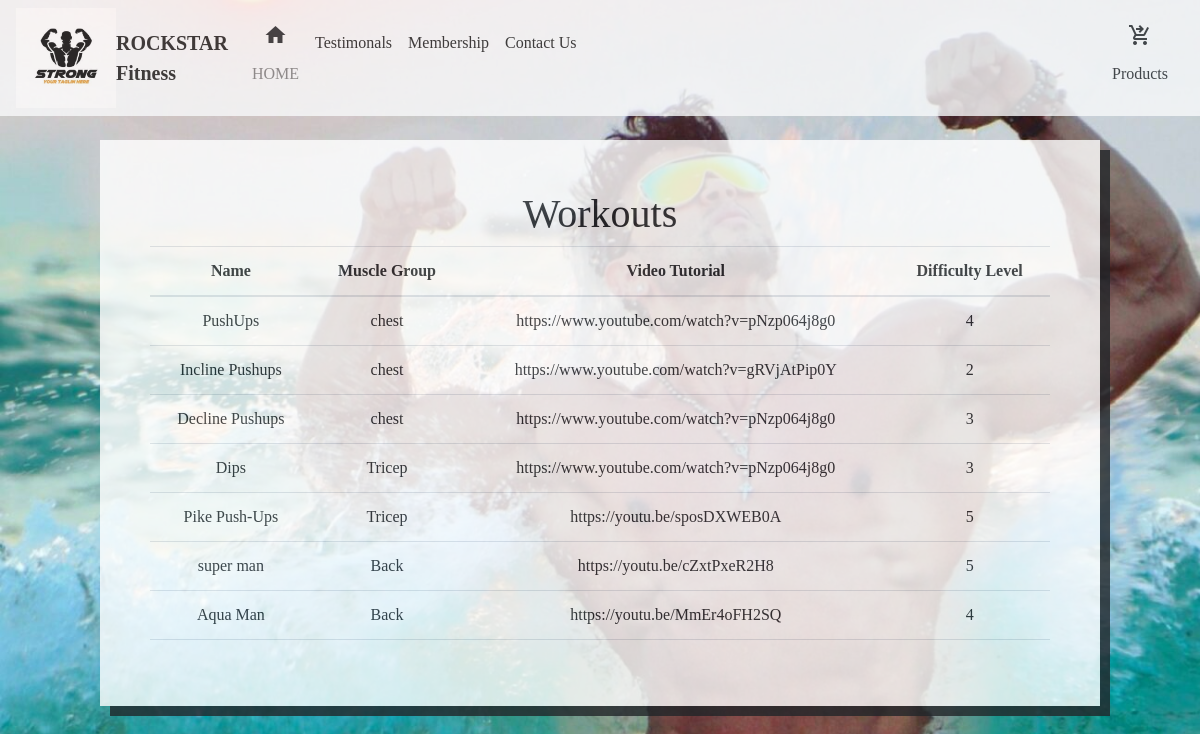
Page /hexercises/ on the committed database.
### StayFit/models.py (models this page shows, shortened)
class HExercise(models.Model):
    name = models.CharField(max_length=100)
    muscle_group = models.ForeignKey(MuscleGroup, on_delete=models.CASCADE)
    video=models.URLField(blank=True)
    difficulty_level = models.IntegerField()

class MuscleGroup(models.Model):
    name = models.CharField(max_length=100)
    def __str__(self):
        return self.name

### StayFit/views.py (the view)
# urls.py: path('hexercises/', views.Home_exercises, name='Home_exercises'),
def Home_exercises(request):
    hexercises = HExercise.objects.all()
    return render(request, 'Home_exercises.html', {'hexercises': hexercises})

### templates/Home_exercises.html (shortened to what this page needs)
{% extends 'base.html' %}
{% block content %}
<br>
<div class="container">
    <h1>Workouts</h1>
    <table class="table">
        <thead>
            <tr style="color: black;">
                <th>Name</th>
                <th>Muscle Group</th>
                <th>Video Tutorial</th>
                <th>Difficulty Level</th>
            </tr>
        </thead>
        <tbody>
            {% for i in hexercises %}
                <tr>
                    <td>{{ i.name }}</a></td>
                    <td>{{ i.muscle_group }}</td>
                    <td>{{ i.video }}</td>
                    <td>{{ i.difficulty_level }}</td>
                </tr>
            {% empty %}
                <tr>
                    <td colspan="3">No exercises found.</td>
                </tr>
            {% endfor %}
        </tbody>
    </table>
</div>
{% endblock %}

### templates/Home_exercises.html (style rules this page uses)
.container { width: 100%; max-width: 1000px; margin: 0 auto; padding: 50px; background-color: #fff; text-align: center; box-shadow: 10px 10px; }

### rows in the picture
HExercise: name "PushUps", muscle_group "chest", video "https://www.youtube.com/watch?v=pNzp064j8g0", difficulty_level "4"
HExercise: name "Incline Pushups", muscle_group "chest", video "https://www.youtube.com/watch?v=gRVjAtPip0Y", difficulty_level "2"
HExercise: name "Decline Pushups", muscle_group "chest", video "https://www.youtube.com/watch?v=pNzp064j8g0", difficulty_level "3"
HExercise: name "Dips", muscle_group "Tricep", video "https://www.youtube.com/watch?v=pNzp064j8g0", difficulty_level "3"
HExercise: name "Pike Push-Ups", muscle_group "Tricep", video "https://youtu.be/sposDXWEB0A", difficulty_level "5"
HExercise: name "super man", muscle_group "Back", video "https://youtu.be/cZxtPxeR2H8", difficulty_level "5"
HExercise: name "Aqua Man", muscle_group "Back", video "https://youtu.be/MmEr4oFH2SQ", difficulty_level "4"
